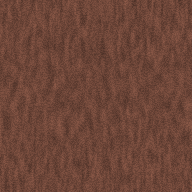
#> input picture scripts/assets/field-suede.png, 192 x 192 px
$ python -i tongshifu-painted-surfaces.py   (imports and definitions only)
#> lines starting #> are read from the running program, lines starting #| are printed output that depends on the picture
#> further down, picture is the input picture: shape (192, 192, 3); mean B, G, R 56.2, 69.8, 109.5
import cv2
import numpy as np
from PIL import Image
from scipy import ndimage


# [16 lines left out: functions mapped, clean_metal, not called in this run]


def detail_normal(image, strength=0.6):
#> called with strength = 0.6
    grey = image.astype("f").mean(axis=-1) / 255
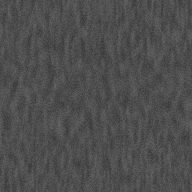
#> grey: shape (192, 192) float32; min 0.213, max 0.405, mean 0.308
    fine = cv2.GaussianBlur(grey, (0, 0), 0.6) - cv2.GaussianBlur(grey, (0, 0), 5)
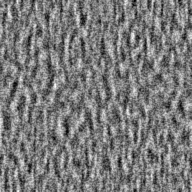
#> fine: shape (192, 192) float32; min -0.0606, max 0.0659, mean 2.45e-05; drawn with min black and max white
    gx = cv2.Sobel(fine, -1, 1, 0) * strength
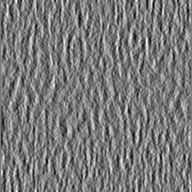
#> gx: shape (192, 192) float32; min -0.173, max 0.189, mean -0.000151; drawn with min black and max white
    gy = cv2.Sobel(fine, -1, 0, 1) * strength
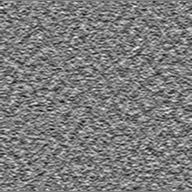
#> gy: shape (192, 192) float32; min -0.119, max 0.124, mean 2.72e-05; drawn with min black and max white
    v = np.stack((-gx, gy, np.ones_like(gx)), axis=-1)
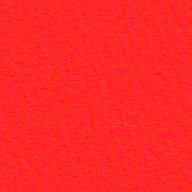
#> v: shape (192, 192, 3) float32; mean of channels 0, 1, 2 0.000151, 2.72e-05, 1; drawn with min black and max white
    return (127.5 + 127.5 * v / np.linalg.norm(v, axis=-1, keepdims=True)).astype("B")
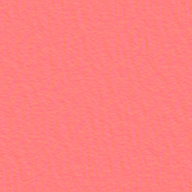
#> returned value: shape (192, 192, 3); mean of channels 0, 1, 2 127, 127, 254; drawn as B, G, R


# [4 lines left out: function polygon_mask, not called in this run]


def register_detail(landmarks):
    src, dst = (np.asarray(points, dtype=np.float32) for points in zip(*landmarks))
    return cv2.estimateAffinePartial2D(src, dst, method=cv2.LMEDS)[0]


# [470 lines left out: functions prepare, prepare_plate, prepare_crown, body_maps, wrap, not called in this run]

>>> import cv2
>>> picture = cv2.imread('field-suede.png')
>>> result = detail_normal(picture)
